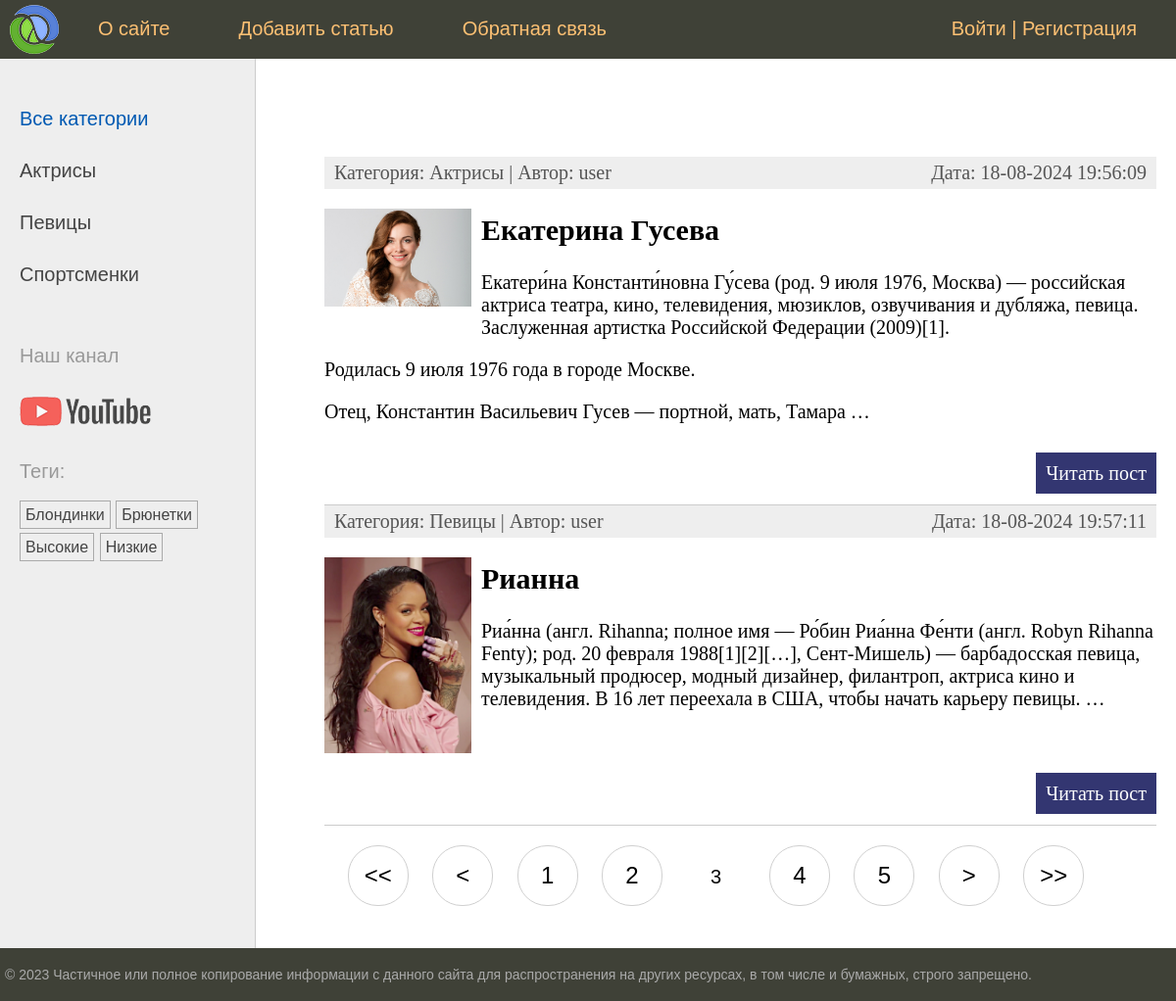
/?page=3, run on the app's committed database.
### women/models.py (models this page shows, shortened)
class Category(models.Model):
    name = models.CharField(max_length=100, db_index=True, verbose_name="Категория")
    slug = models.SlugField(max_length=255, unique=True, db_index=True)
    class Meta:
        verbose_name = "Категория"
        verbose_name_plural = "Категории"
    def get_absolute_url(self):
        return reverse("category", kwargs={"cat_slug": self.slug})

class TagPost(models.Model):
    tag = models.CharField(max_length=100, db_index=True)
    slug = models.SlugField(max_length=255, unique=True, db_index=True)
    def get_absolute_url(self):
        return reverse("tag", kwargs={"tag_slug": self.slug})

class Women(models.Model):
    class Status(models.IntegerChoices):
        DRAFT = 0, "Черновик"
        PUBLISHED = 1, "Опубликовано"
    title = models.CharField(max_length=255, verbose_name="Заголовок")
    slug = models.SlugField(
        max_length=255, unique=True, db_index=True, verbose_name="Slug"
    )
    photo = models.ImageField(
        upload_to="photos/%Y/%m/%d/",
        default=None,
        blank=True,
        null=True,
        verbose_name="Фото",
    )
    content = models.TextField(blank=True, verbose_name="Текст статьи")
    time_create = models.DateTimeField(auto_now_add=True, verbose_name="Время создания")
    time_update = models.DateTimeField(auto_now=True, verbose_name="Время изменения")
    is_published = models.BooleanField(
        choices=tuple(map(lambda x: (bool(x[0]), x[1]), Status.choices)),
        default=Status.DRAFT,
        verbose_name="Статус",
    )
    cat = models.ForeignKey(
        "Category",
        on_delete=models.CASCADE,
        related_name="posts",
        verbose_name="Категория",
    )
    tags = models.ManyToManyField(
        "TagPost", blank=True, related_name="tags", verbose_name="Теги"
    )
    husband = models.OneToOneField(
        "Husband",
        on_delete=models.SET_NULL,
        null=True,
        blank=True,
        related_name="woman",
        verbose_name="Муж",
    )
    author = models.ForeignKey(
        get_user_model(),
        on_delete=models.SET_NULL,
        related_name="posts",
        null=True,
        default=None,
        verbose_name="Пользователь (автор)",
    )
    objects = models.Manager()
    published = PublishedManager()
    class Meta:
        verbose_name = "Известные женщины"
        verbose_name_plural = "Известные женщины"
        ordering = ["time_create"]
        indexes = [models.Index(fields=["-time_create"])]
    def get_absolute_url(self):
        return reverse("post", kwargs={"post_slug": self.slug})

### users/models.py (models this page shows)
class User(AbstractUser):
    photo = models.ImageField(upload_to="users/%Y/%m/%d", blank=True, null=True, verbose_name="Фотография")
    date_birth = models.DateTimeField(blank=True, null=True, verbose_name="Дата рождения")

### women/views.py (the view)
# urls.py: path('', views.WomenHome.as_view(), name="home"),    # http://127.0.0.1:8000/
class WomenHome(DataMixin, ListView):
    template_name = "women/index.html"
    context_object_name = "posts"
    title_page = "Главная страница"
    cat_selected = 0
    def get_queryset(self) -> QuerySet[any]:
        return Women.published.all().select_related("cat")

### users/context_processors.py (called while the page is built)
def get_women_context(request):
    return {'mainmenu': menu}

### women/models.py (called while the page is built)
    def get_queryset(self) -> models.QuerySet:
        return super().get_queryset().filter(is_published=Women.Status.PUBLISHED)

### women/templatetags/women_tags.py (called while the page is built)
@register.inclusion_tag('women/list_categories.html')
def show_categories(cat_selected=0):
    cats = Category.objects.annotate(total=Count("posts")).filter(total__gt=0)
    return {'cats': cats, 'cat_selected': cat_selected}

@register.inclusion_tag('women/list_tags.html')
def show_all_tags():
    return {'tags': TagPost.objects.annotate(total=Count("tags")).filter(total__gt=0)}

### women/templates/women/index.html (shortened to what this page needs)
{% extends 'base.html' %}
{% block content %}
<ul class="list-articles">
	{% for p in posts %}
			<li><div class="article-panel">
				<p class="first">Категория: {{p.cat.name}} | Автор: {{p.author.username|default:"неизвестен"}}</p>
				<p class="last">Дата: {{p.time_update|date:"d-m-Y H:i:s"}}</p>
			</div>
			{% if p.photo %}
			<p><img src="{{ p.photo.url }}" class="img-article-left thumb"></p>
			{% endif %}
				<h2>{{p.title}}</h2>
		{% autoescape off %}
		{{p.content|linebreaks|truncatewords:40}}
		{% endautoescape %}
			<p class="link-read-post"><a href="{{ p.get_absolute_url }}">Читать пост</a></p>
			</li>
	{% endfor %}
</ul>
{% endblock %}
{% block navigation %}
{% if page_obj.has_other_pages %}
<nav class="list-pages">
	<ul>
		{% if page_obj.number != 1 %}
		<li class="page-num">
			<a href="?page={{ 1 }}">&lt;&lt;</a>
		</li>
		{% endif %}
		{% if page_obj.has_previous %}
		<li class="page-num">
			<a href="?page={{ page_obj.previous_page_number }}">&lt;</a>
		</li>
		{% endif %}
		{% for p in paginator.page_range %}
		{% if page_obj.number == p %}
		<li class="page-num page-num-selected">{{ p }}</li>
		{% elif p >= page_obj.number|add:-2 and p <= page_obj.number|add:2 %}
		<li class="page-num">
			<a href="?page={{ p }}">{{ p }}</a>
		</li>
		{% endif %}
		{% endfor %}
		{% if page_obj.has_next %}
		<li class="page-num">
			<a href="?page={{ page_obj.next_page_number }}">&gt;</a>
		</li>
		{% endif %}
		{% if page_obj.number != page_obj.paginator.num_pages %}
		<li class="page-num">
			<a href="?page={{ page_obj.paginator.num_pages }}">&gt;&gt;</a>
		</li>
		{% endif %}
	</ul>
</nav>
{% endif %}
{% endblock navigation %}

### women/templates/women/list_categories.html
{% for cat in cats %}
{% if cat.id == cat_selected %}
<li class="selected">{{cat.name}}</li>
{% else %}
<li><a href="{{ cat.get_absolute_url }}">{{cat.name}}</a></li>
{% endif %}
{% endfor %}

### women/templates/women/list_tags.html
{% if tags %}
    <p>Теги:</p>
    <ul class="tags-list">
        {% for t in tags %}
        <li><a href="{{t.get_absolute_url}}">{{t.tag}}</a></li>
        {% endfor %}
    </ul>
{% endif %}

### women/static/women/css/styles.css (style rules this page uses)
html, body { font-family: 'Arial'; margin: 0; padding: 0; height: 100%; width: 100%; color: #444; }
a { color: #0059b2; text-decoration: none; }
img { max-width: 600px; height: auto; }
img.img-article-left { max-width: 300px; height: auto; float: left; padding: 0 10px 10px 0; }
img.img-article-left.thumb { max-width: 150px; height: auto; }
p.link-read-post { text-align: right; }
p.link-read-post a { padding: 10px; min-width: 100px; background: #333671; color: #fff; text-decoration: none; }
div.article-panel { background: #eee; padding: 5px 10px 5px 10px; box-sizing: border-box; overflow: hidden; color: #555; }
div.article-panel p.first { margin: 0; float: left; }
div.article-panel p.last { margin: 0; float: right; }
ul.list-articles { list-style: none; margin: 0; padding: 0; }
ul.list-articles li { border-bottom: 1px solid #ccc; }
.left-chapters ul { width: 230px; margin: 0; padding: 20px 10px 10px 20px; list-style: none; font-size: 20px; }
.left-chapters ul li { margin: 30px 0 0 0; color: #999; }
.left-chapters ul li a { color: #444; text-decoration: none; }
ul.tags-list { width: 100%; margin: 0; padding: 0; list-style: none; }
ul.tags-list li { margin: 0; padding: 0 0 10px; display: inline-block; }
ul.tags-list li a { padding: 5px; font-size: 16px; border: 1px solid #aaa; }
.list-pages { text-align: center; margin: 0 0 20px 0; }
.list-pages ul { margin: 20px 0 0 0; padding: 0; list-style: none; }
.list-pages ul li { display: inline-block; margin: 0 20px 0 0; }
.list-pages a { color: #000; font-size: 24px; text-decoration: none; }
.list-pages .page-num, .page-num-selected { display: inline-block; width: 60px; height: 44px; padding: 16px 0 0 0; border: 1px solid #d0d0d0; border-radius: 30px; }
.list-pages .page-num-selected { border: none; color: #000; font-size: 20px; }

### data on the page
Category: name "Актрисы"
Category: name "Певицы"
Category: name "Спортсменки"
TagPost: tag "Блондинки"
TagPost: tag "Брюнетки"
TagPost: tag "Высокие"
TagPost: tag "Низкие"
Women: cat.name "Актрисы", author.username "user", time_update "18-08-2024 19:56:09", photo (picture), title "Екатерина Гусева", content "Екатери́на Константи́новна Гу́сева (род. 9 июля 1976, Москва) — российская актриса театра, кино, телевидения, мюзиклов, озвучивания и дубляжа, певица. Заслуженная артистка Российской Федерации (2009)[1]. Родилась 9 июля 1976 года в городе Москве. Отец, Константин Васильевич Гусев — портной, мать, Тамара …"
Women: cat.name "Певицы", author.username "user", time_update "18-08-2024 19:57:11", photo (picture), title "Рианна", content "Риа́нна (англ. Rihanna; полное имя — Ро́бин Риа́нна Фе́нти (англ. Robyn Rihanna Fenty); род. 20 февраля 1988[1][2][…], Сент-Мишель) — барбадосская певица, музыкальный продюсер, модный дизайнер, филантроп, актриса кино и телевидения. В 16 лет переехала в США, чтобы начать карьеру певицы. …"

### other printed values
{{ m.title }} "О сайте" "Добавить статью" "Обратная связь"
{{ p }} "1" "2" "4" "5"
{{ p }} "3"
